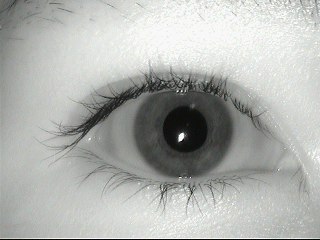
#> input picture data/MMU-Iris-Database/1/right/aevar1.bmp, 320 x 240 px; the run also reads 1 picture not shown here
$ jupyter execute IrisRecognition.ipynb
#> lines starting #> are read from the running program, lines starting #| are printed output that depends on the picture; after the words box and inside, x2 and y2 are one past the last pixel; in counts of white or black regions, pixels touching at a corner belong together; long printed decimals are rounded
[cell 1]
import cv2
import numpy as np
import matplotlib.pyplot as plt
from scipy.signal import convolve2d

# IRIS SEGMENTATION

[cell 2]
class IrisSegmenter:

    def __init__(self, image_path):

        self.image = cv2.imread(image_path)
#> self.image is the input picture: shape (240, 320, 3); mean B, G, R 174.8, 178.4, 176
        if self.image is None:
            raise ValueError("Cannot load image. Check the path.")

        self.gray = cv2.cvtColor(self.image, cv2.COLOR_BGR2GRAY)
        self.pupil_center = None
        self.pupil_radius = None
        self.iris_radius = None
        self.iris_center = None
        self.unwrapped_iris = None

    def plot_image(self, title, image, cmap='gray'):
        plt.figure(figsize=(6, 6))
        plt.title(title)
        plt.imshow(image, cmap=cmap)
        plt.axis('off')
        plt.show()

    def binarize(self, factor):

#> called with factor = 5
        h, w = self.gray.shape
        P = np.sum(self.gray) / (h * w)
#> P = 177.2
        threshold = P / factor
#> threshold = 35.44
        binary = (self.gray > threshold).astype(np.uint8) * 255
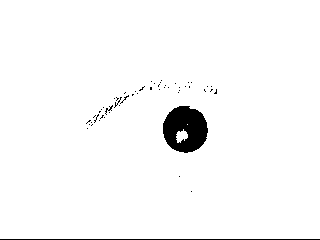
#> binary: shape (240, 320); 97.4% white; 52 black regions (49 under 20 px), largest, box (x1, y1, x2, y2) and area: (163, 106, 208, 153) 1535, (0, 239, 320, 240) 320, (105, 105, 113, 115) 23
        self.plot_image("Binarized Image", binary)
        return binary

    def clean_objects(self, binary_image):

        inverted = cv2.bitwise_not(binary_image)
#> inverted: shape (240, 320); 2.6% white; 52 white regions (49 under 20 px)
        contours, _ = cv2.findContours(inverted, cv2.RETR_EXTERNAL, cv2.CHAIN_APPROX_SIMPLE)
#> contours = 52 contours, 51 with area under 20; largest, box (x1, y1, x2, y2) and area: (163, 106, 208, 153) 1576

        if not contours:
            print("No contours found")
            return binary_image

        largest_contour = max(contours, key=cv2.contourArea)
#> largest_contour = contour of 72 points, box (x1, y1, x2, y2) (163, 106, 208, 153), area 1576
        largest_object = np.zeros_like(inverted)
        cv2.drawContours(largest_object, [largest_contour], -1, 255, -1)
#> largest_object: shape (240, 320); 2.1% white; 1 white region, box (x1, y1, x2, y2) and area: (163, 106, 208, 153) 1643
        cleaned = cv2.bitwise_not(largest_object)
        self.plot_image("Cleaned Objects", cleaned)
        return cleaned

    def clean_pupil(self, Xp):

        binary_pupil = self.binarize(Xp)
        kernel_small = cv2.getStructuringElement(cv2.MORPH_ELLIPSE, (3, 3))
        kernel_large = cv2.getStructuringElement(cv2.MORPH_ELLIPSE, (5, 5))
        cleaned = self.clean_objects(binary_pupil)

        cleaned = cv2.morphologyEx(cleaned, cv2.MORPH_CLOSE, kernel_large, iterations=2)
#> cleaned: shape (240, 320); 97.9% white; 1 black region, box (x1, y1, x2, y2) and area: (163, 106, 208, 153) 1634
        cleaned = cv2.erode(cleaned, kernel_small, iterations=2)
#> cleaned: shape (240, 320); 97.5% white; 1 black region, box (x1, y1, x2, y2) and area: (161, 104, 210, 155) 1904
        cleaned = cv2.dilate(cleaned, kernel_small, iterations=2)
        cleaned = cv2.medianBlur(cleaned, 5)
#> cleaned: shape (240, 320); 97.9% white; 1 black region, box (x1, y1, x2, y2) and area: (163, 106, 208, 153) 1632
        cleaned = cv2.morphologyEx(cleaned, cv2.MORPH_OPEN, kernel_large, iterations=2)
        self.plot_image("Cleaned Pupil", cleaned)
        return cleaned

    def detect_pupil(self, Xp, diff):

        clean = self.clean_pupil(Xp)

        h_proj = np.sum(clean, axis=1)
#> h_proj = 240 values, max 81600 at index 0, min 70125 at index 128, mean 79866
        v_proj = np.sum(clean, axis=0)
#> v_proj = 320 values, max 61200 at index 0, min 49215 at index 184, mean 59899.5

        self.show_projections(clean, h_proj, v_proj, "Pupil Projections")

        y_candidates = np.where(h_proj == np.min(h_proj))[0]
#> y_candidates = [128, 129, 130, 131, 132]
        x_candidates = np.where(v_proj == np.min(v_proj))[0]
#> x_candidates = [184, 185]

        y_center = int(np.median(y_candidates)) if len(y_candidates) > 0 else h_proj.shape[0] // 2
#> y_center = 130
        x_center = int(np.median(x_candidates)) if len(x_candidates) > 0 else v_proj.shape[0] // 2
#> x_center = 184
        self.pupil_center = (x_center, y_center)
#> self.pupil_center = (184, 130)

        h_diff = np.abs(np.diff(h_proj.astype(np.int64)))
#> h_diff = 239 values, max 2550 at index 151, min 0 at index 0, mean 96.03
        v_diff = np.abs(np.diff(v_proj.astype(np.int64)))
#> v_diff = 319 values, max 2805 at index 162, min 0 at index 0, mean 75.14

        h_edges = np.where(h_diff > np.max(h_diff) * diff)[0]
#> h_edges = [105, 106, 107, 108, 148, 149, 150, 151, 152]
        v_edges = np.where(v_diff > np.max(v_diff) * diff)[0]
#> v_edges = [162, 163, 164, 165, 166, 203, 204, 205, 206, 207]

        r_y = (h_edges[-1] - h_edges[0]) // 2 if len(h_edges) >= 2 else 0
#> r_y = 23
        r_x = (v_edges[-1] - v_edges[0]) // 2 if len(v_edges) >= 2 else 0
#> r_x = 22
        self.pupil_radius = (r_x + r_y) // 2
#> self.pupil_radius = 22

    def clean_iris(self, Xi):

        binary_iris = self.binarize(Xi)
        kernel_large = cv2.getStructuringElement(cv2.MORPH_ELLIPSE, (9, 9))

        cleaned = self.clean_objects(binary_iris)
#> in clean_objects (call 2), `contours, _ = cv2.findContours(inverted, cv2.RETR_EXTERNAL, cv2.CHAIN_..`: contours = 44 contours, 43 with area under 20; largest, box (x1, y1, x2, y2) and area: (74, 78, 233, 178) 7596

        cleaned = cv2.morphologyEx(cleaned, cv2.MORPH_CLOSE, kernel_large, iterations=2)
#> cleaned: shape (240, 320); 91.2% white; 1 black region, box (x1, y1, x2, y2) and area: (136, 85, 232, 177) 6753
        cleaned = cv2.morphologyEx(cleaned, cv2.MORPH_OPEN, kernel_large, iterations=2)
#> cleaned: shape (240, 320); 91.2% white; 1 black region, box (x1, y1, x2, y2) and area: (136, 85, 232, 177) 6767
        self.plot_image("Cleaned Iris", cleaned)
        return cleaned

    def detect_iris(self, Xi, diff):

        clean = self.clean_iris(Xi)

        h_proj = np.sum(clean, axis=1)
#> h_proj = 240 values, max 81600 at index 0, min 57120 at index 122, mean 74410.1
        v_proj = np.sum(clean, axis=0)
#> v_proj = 320 values, max 61200 at index 0, min 38505 at index 186, mean 55807.5

        self.show_projections(clean, h_proj, v_proj, "Iris Projections")

        d45_proj = np.sum(np.rot90(clean, k=1), axis=1)
#> d45_proj = 320 values, max 61200 at index 0, min 38505 at index 126, mean 55807.5
        d135_proj = np.sum(np.rot90(clean, k=3), axis=1)
#> d135_proj has the same summary as v_proj

        y_indices = np.arange(len(h_proj))
#> y_indices = 240 values from 0 to 239
        x_indices = np.arange(len(v_proj))
#> x_indices = 320 values from 0 to 319

        y_center = int(np.sum(y_indices * h_proj) / np.sum(h_proj)) if np.sum(h_proj) > 0 else clean.shape[0] // 2
#> y_center = 118
        x_center = int(np.sum(x_indices * v_proj) / np.sum(v_proj)) if np.sum(v_proj) > 0 else clean.shape[1] // 2
#> x_center = 157

        self.iris_center = (x_center, y_center)
#> self.iris_center = (157, 118)

        h_diff = np.abs(np.diff(h_proj.astype(np.int64)))
#> h_diff = 239 values, max 3060 at index 90, min 0 at index 0, mean 204.9
        v_diff = np.abs(np.diff(v_proj.astype(np.int64)))
#> v_diff = 319 values, max 5355 at index 135, min 0 at index 0, mean 142.3
        d45_diff = np.abs(np.diff(d45_proj.astype(np.int64)))
#> d45_diff = 319 values, max 5355 at index 183, min 0 at index 0, mean 142.3
        d135_diff = np.abs(np.diff(d135_proj.astype(np.int64)))
#> d135_diff has the same summary as v_diff

        h_edges = np.where(h_diff > np.max(h_diff) * diff)[0]
#> h_edges = [84, 85, 86, 89, 90, 91, 92, 93, 161, 168, 169, 170, 172, 173, 174, 175]
        v_edges = np.where(v_diff > np.max(v_diff) * diff)[0]
#> v_edges = [135, 137, 230, 231]
        d45_edges = np.where(d45_diff > np.max(d45_diff) * diff)[0]
#> d45_edges = [87, 88, 181, 183]
        d135_edges = np.where(d135_diff > np.max(d135_diff) * diff)[0]
#> d135_edges = [135, 137, 230, 231]

        r_h = (h_edges[-1] - h_edges[0]) // 2 if len(h_edges) >= 2 else 0
#> r_h = 45
        r_v = (v_edges[-1] - v_edges[0]) // 2 if len(v_edges) >= 2 else 0
#> r_v = 48
        r_45 = (d45_edges[-1] - d45_edges[0]) // 2 if len(d45_edges) >= 2 else 0
#> r_45 = 48
        r_135 = (d135_edges[-1] - d135_edges[0]) // 2 if len(d135_edges) >= 2 else 0
#> r_135 = 48

        r = int(np.mean([r_h, r_v, r_45, r_135]))
#> r = 47

        self.iris_radius = r
#> self.iris_radius = 47
        self.iris_center = (x_center, y_center)


    def draw_contour(self):

        output = self.image.copy()
        cv2.circle(output, self.pupil_center, self.pupil_radius, (57, 255, 10), 1)
        cv2.circle(output, self.pupil_center, self.iris_radius, (255, 0, 0), 1)
        self.plot_image("Contours Drawn", output)
        return output


    def unwrap_iris(self, output_shape=(128, 512)):

#> called with output_shape = (128, 512)
        height, width = output_shape
        unwrapped = np.zeros(output_shape, dtype=np.uint8)

        cx, cy = self.pupil_center
#> cx = 184; cy = 130

        for y in range(height):
            for x in range(width):
                theta = 2 * np.pi * x / width
                r = self.pupil_radius + (self.iris_radius - self.pupil_radius) * y / height

                xi = int(cx + r * np.cos(theta))
                yi = int(cy + r * np.sin(theta))

                if 0 <= xi < self.gray.shape[1] and 0 <= yi < self.gray.shape[0]:
                    unwrapped[y, x] = self.gray[yi, xi]

        self.plot_image("Unwrapped Iris", unwrapped)
        self.unwrapped_iris = unwrapped
        return unwrapped


    def extract_bands(self ):

        height, width = self.unwrapped_iris.shape
        band_height = height // 8

        bands = []
        masks = []
        masked_bands = []

        for i in range(8):

            band_start = i * band_height
            band_end = min((i + 1) * band_height, height)
            band = self.unwrapped_iris[band_start:band_end, :]

            mask = np.ones_like(band, dtype=bool)

            if i < 4:
                bottom_center = 3 * width // 4
                sector_width = int(width * (30 / 360))
                start_idx = (bottom_center - sector_width // 2) % width
                end_idx = (bottom_center + sector_width // 2) % width

                if start_idx < end_idx:
                    mask[:, start_idx:end_idx] = False
                else:
                    mask[:, start_idx:] = False
                    mask[:, :end_idx] = False

            elif i < 6:
                included_angle = 226
                half_included = included_angle / 2

                start_angle = (90 - half_included) % 360
                end_angle = (90 + half_included) % 360

                start_idx = int(start_angle * width / 360)
                end_idx = int(end_angle * width / 360)

                temp_mask = np.zeros_like(mask)

                if start_idx < end_idx:
                    temp_mask[:, start_idx:end_idx] = True
                else:
                    temp_mask[:, start_idx:] = True
                    temp_mask[:, :end_idx] = True

                mask = temp_mask

            else:
                included_angle = 180
                half_included = included_angle / 2

                start_angle = (90 - half_included) % 360
                end_angle = (90 + half_included) % 360

                start_idx = int(start_angle * width / 360)
                end_idx = int(end_angle * width / 360)

                temp_mask = np.zeros_like(mask)

                if start_idx < end_idx:
                    temp_mask[:, start_idx:end_idx] = True
                else:
                    temp_mask[:, start_idx:] = True
                    temp_mask[:, :end_idx] = True

                mask = temp_mask


            masked_band = np.where(mask, band, 0)
            masked_bands.append(masked_band)

            self.plot_image(f"Band {i+1}", masked_band)
            bands.append(band)
            masks.append(mask)
#> after the loop, bands = 8 items; masked_bands = 8 items; masks = 8 items

        stack = np.vstack(masked_bands)
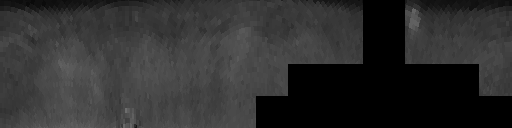
#> stack: shape (128, 512); min 0, max 109, mean 46.6
        self.plot_image("Stacked Bands", stack)


    def show_projections(self, img, horizontal_projection, vertical_projection, object):

        fig = plt.figure(figsize=(12, 8))

        ax1 = plt.subplot2grid((2, 2), (0, 0))
        ax1.imshow(img, cmap='gray')
        ax1.set_title('Detected object')
        ax1.axis('off')

        ax2 = plt.subplot2grid((2, 2), (0, 1))
        ax2.plot(horizontal_projection[::-1], np.arange(len(horizontal_projection)), color='#ff073a')
        ax2.set_title('Horizontal projection')
        ax2.set_ylabel('Row (y)')
        ax2.set_xlabel('Brightness sum')
        ax2.invert_yaxis()
        ax2.invert_xaxis()
        ax2.grid(True)

        ax3 = plt.subplot2grid((2, 2), (1, 0))
        ax3.plot(np.arange(len(vertical_projection)), vertical_projection, color='#ff073a')
        ax3.set_title('Vertical projection')
        ax3.set_xlabel('Column (x)')
        ax3.set_ylabel('Brightness sum')
        ax3.grid(True)

        ax4 = plt.subplot2grid((2, 2), (1, 1))
        ax4.axis('off')
        ax4.text(0.5, 0.5, f'{object}', ha='center', va='center', fontsize=12)

        plt.tight_layout()
        plt.show()


    def process(self, Xi, Xp, diff=0.3):

        self.detect_pupil(Xp, diff)
        self.detect_iris(Xi, diff)
        self.draw_contour()
        self.unwrap_iris()
        self.extract_bands()

# IRIS RECOGNITION / COMPARISON / CODING

[cell 3]
class IrisRecognizer:
    def __init__(self, unwrapped_iris):
        self.unwrapped_iris = unwrapped_iris
        self.iris_code = None
        self.iris_mask = None


    def set_gabor_parameters(self, frequency):
        self.gabor_frequency = frequency
        self.gabor_sigma = 0.5 * (np.pi * frequency)


    def gabor_kernel(self, size):
        x = np.linspace(-size//2, size//2, size)
        y = np.linspace(-size//2, size//2, size)
        X, Y = np.meshgrid(x, y)

        theta = 0
        X_theta = X * np.cos(theta) + Y * np.sin(theta)

        envelope = np.exp(-0.5 * ((X**2 + Y**2)/(self.gabor_sigma**2)))
        carrier = np.exp(1j * (2 * np.pi * self.gabor_frequency * X_theta))

        return envelope * carrier


    def apply_gabor_filters(self, img_band, size):
        gabor = self.gabor_kernel(size)
        real_part = convolve2d(img_band, np.real(gabor), mode='same', boundary='wrap')
        imag_part = convolve2d(img_band, np.imag(gabor), mode='same', boundary='wrap')
        return real_part + 1j * imag_part


    def quantize_response(self, response):
        real = np.real(response)
        imag = np.imag(response)
        bit1 = (real >= 0).astype(np.uint8)
        bit2 = (imag >= 0).astype(np.uint8)
        return np.stack([bit1, bit2], axis=-1)


    def create_band_mask(self, width, band_idx):
        mask = np.ones(width, dtype=bool)

        if band_idx < 4:
            exclusion_center = 3 * width // 4
            exclusion_width = int(width * 30/360)
            start = (exclusion_center - exclusion_width//2) % width
            end = (exclusion_center + exclusion_width//2) % width

            if start < end:
                mask[start:end] = False
            else:
                mask[start:] = False
                mask[:end] = False

        elif band_idx < 6:
            mask.fill(False)
            sector_width = int(width * 226/360)
            start = (width - sector_width) // 2
            end = start + sector_width
            mask[start:end] = True

        else:
            mask.fill(False)
            sector_width = width // 2
            start = (width - sector_width) // 2
            end = start + sector_width
            mask[start:end] = True

        return mask


    def process_iris(self, frequency=np.pi, kernel_size=64):
#> called with frequency = 3.14, kernel_size = 50
        self.set_gabor_parameters(frequency)
        height, width = self.unwrapped_iris.shape
        band_height = height // 8
        all_codes = []
        all_masks = []

        for band_idx in range(8):
            band = self.unwrapped_iris[band_idx*band_height:(band_idx+1)*band_height, :]
            mask = self.create_band_mask(width, band_idx)

            response = self.apply_gabor_filters(band, kernel_size)
            quantized = self.quantize_response(response)

            band_code = quantized.reshape(-1, 2)
            band_mask = np.repeat(mask, band_height * 2)

            all_codes.append(band_code)
            all_masks.append(band_mask)
#> after the loop, all_codes = 8 items; all_masks = 8 items

        self.iris_code = np.concatenate(all_codes).flatten()
        self.iris_mask = np.concatenate(all_masks)

        return self.iris_code, self.iris_mask


    def hamming_distance(self, other_recognizer, max_shift=8):

        min_distance = 1.0

        for shift in range(-max_shift, max_shift+1):
            shifted_code = np.roll(other_recognizer.iris_code, shift*2)
            shifted_mask = np.roll(other_recognizer.iris_mask, shift*2)

            combined_mask = self.iris_mask & shifted_mask
            valid_bits = np.sum(combined_mask)

            if valid_bits == 0:
                continue

            diff = np.logical_xor(self.iris_code, shifted_code)
            masked_diff = diff & combined_mask
            distance = np.sum(masked_diff) / valid_bits

            if distance < min_distance:
                min_distance = distance

        return min_distance


    def visualize_iris_code(self, rows=16, cols=128):

#> called with rows = 16, cols = 128
        total_bits = len(self.iris_code)
#> total_bits = 131072
        if rows * cols > total_bits:
            padding = np.zeros(rows*cols - total_bits, dtype=np.uint8)
            visualized_code = np.concatenate([self.iris_code, padding])
        else:
            visualized_code = self.iris_code[:rows*cols]
#> visualized_code = 2048 values, max 1 at index 0, min 0 at index 1, mean 0.506

        img = visualized_code.reshape(rows, cols)

        plt.figure(figsize=(12, 3))
        plt.title('Iris Code Visualization')
        plt.imshow(img, cmap='gray')
        plt.axis('off')
        plt.show()
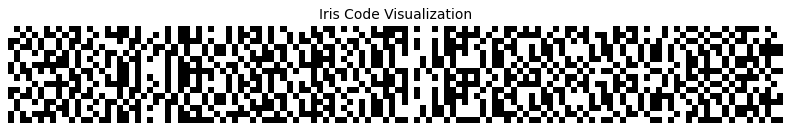
#> figure drawn by matplotlib, 1 panel

# EXPERIMENTS

**Iris detection**

[cell 4]
processor = IrisSegmenter("./data/MMU-Iris-Database/1/right/aevar1.bmp")
processor.process(Xi=2.2, Xp=5.0)

**Iris code**

[cell 5]
coder = IrisRecognizer(processor.unwrapped_iris)
coder.process_iris(kernel_size=50, frequency=np.pi)
coder.visualize_iris_code()

**Let's compare iris form the same image**

[cell 6]
coder.hamming_distance(coder, max_shift=8)
#> the loop in hamming_distance, `for shift in range(-max_shift, max_shift+1):` made 17 passes
#> (valid_bits, distance, min_distance) on passes 1, 3, 4, 9: (96944, 0.63, 0.63), (96980, 0.435, 0.435), (96998, 0.226, 0.226), (97088, 0, 0)
#> after the loop in hamming_distance, `for shift in range(-max_shift, max_shift+1):`: min_distance = 0
#> Out = 0

**Let's add different image of the same iris**

[cell 7]
processor2 = IrisSegmenter("./data/MMU-Iris-Database/1/right/aevar2.bmp")
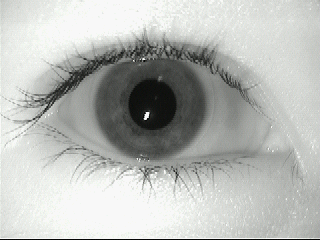
#> input picture data/MMU-Iris-Database/1/right/aevar2.bmp, 320 x 240 px
#> in __init__, self.image is the input picture: shape (240, 320, 3); mean B, G, R 182.8, 186.2, 184
processor2.process(Xi=2.2, Xp=5.0)
#> in clean_objects (call 3), `contours, _ = cv2.findContours(inverted, cv2.RETR_EXTERNAL, cv2.CHAIN_..`: contours = 54 contours, 53 with area under 20; largest, box (x1, y1, x2, y2) and area: (128, 78, 177, 130) 1864
#> call 2 of clean_iris, with Xi = 2.2
#> call 4 of binarize, with factor = 2.2
#> in binarize (call 4), `threshold = P / factor`: threshold = 84.13
#> in binarize (call 4), `binary = (self.gray > threshold).astype(np.uint8) * 255`:
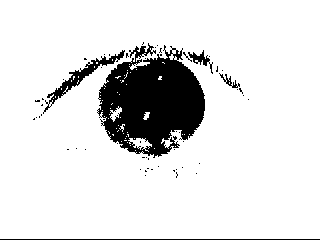
#> binary: shape (240, 320); 88% white; 58 black regions (53 under 20 px), largest, box (x1, y1, x2, y2) and area: (97, 43, 205, 158) 7775, (43, 50, 125, 114) 706, (0, 239, 320, 240) 320, (188, 50, 213, 74) 167, (219, 73, 240, 88) 87
#> in clean_objects (call 4), `contours, _ = cv2.findContours(inverted, cv2.RETR_EXTERNAL, cv2.CHAIN_..`: contours = 56 contours, 52 with area under 20; largest, box (x1, y1, x2, y2) and area: (97, 43, 205, 158) 7880, (43, 50, 125, 114) 608, (188, 50, 213, 74) 118, (219, 73, 240, 88) 48
#> in clean_objects (call 4), `largest_contour = max(contours, key=cv2.contourArea)`: largest_contour = contour of 542 points, box (x1, y1, x2, y2) (97, 43, 205, 158), area 7880
#> in clean_objects (call 4), `cv2.drawContours(largest_object, [largest_contour], -1, 255, -1)`:
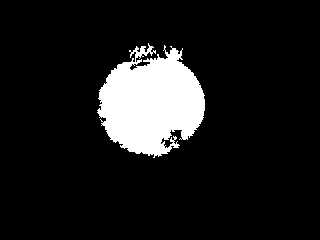
#> largest_object: shape (240, 320); 10.7% white; 1 white region, box (x1, y1, x2, y2) and area: (97, 43, 205, 158) 8252
#> in clean_iris (call 2), `cleaned = cv2.morphologyEx(cleaned, cv2.MORPH_CLOSE, kernel_large, ite..`:
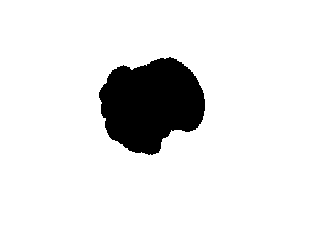
#> cleaned: shape (240, 320); 90.3% white; 1 black region, box (x1, y1, x2, y2) and area: (99, 57, 205, 155) 7415
#> call 4 of show_projections, with horizontal_projection = array of shape (240,), vertical_projection = array of shape (320,), object = 'Iris Projections'
#> in show_projections (call 4), `plt.show()`:
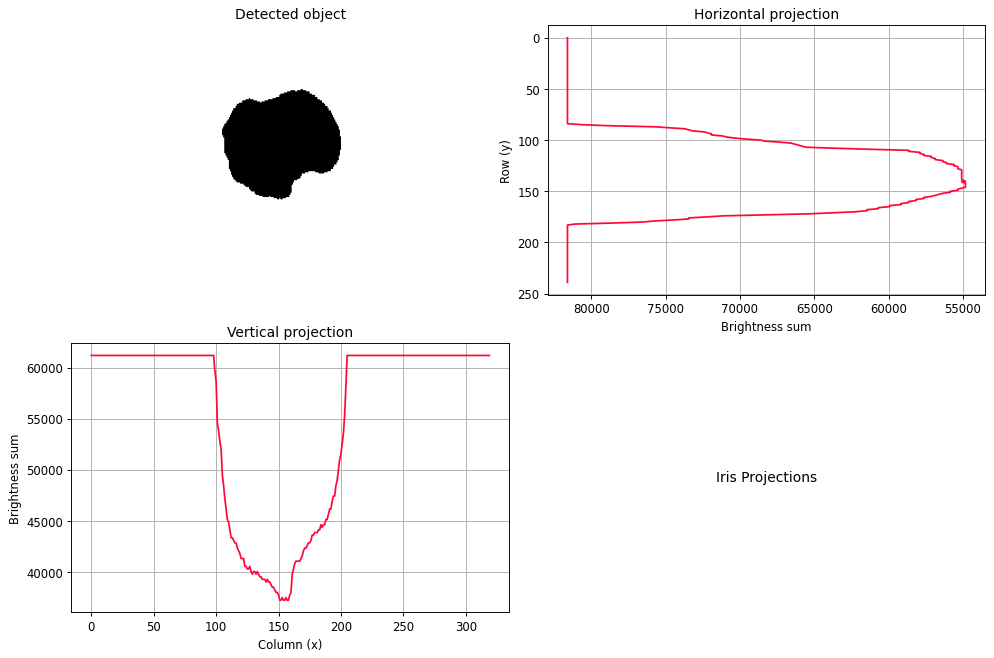
#> figure drawn by matplotlib, 3 panels; panel 3: curve peaks at x = 0, y = 61200
#> call 2 of unwrap_iris, with output_shape = (128, 512)
#> in unwrap_iris (call 2), `cx, cy = self.pupil_center`: cx = 150; cy = 104
#> after the loop in unwrap_iris (call 2), `for y in range(height):`:
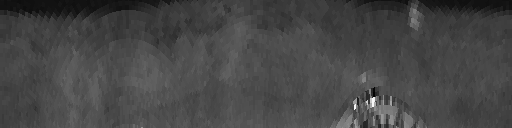
#> unwrapped: shape (128, 512); min 2, max 248, mean 70.3
#> the loop in extract_bands (call 2), `for i in range(8): ` made 8 passes
#> pass 2, in plot_image (call 27), `plt.show()`:
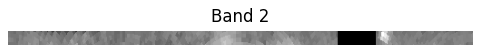
#> figure drawn by matplotlib, 1 panel

[cell 8]
coder2 = IrisRecognizer(processor2.unwrapped_iris)
coder2.process_iris(kernel_size=50, frequency=np.pi)
coder2.visualize_iris_code()

**Comparison**

[cell 9]
coder.hamming_distance(coder2, max_shift=8)
#> the loop in hamming_distance (call 2), `for shift in range(-max_shift, max_shift+1):` made 17 passes
#> (valid_bits, distance, min_distance) on pass 1: (96944, 0.449, 0.449)
#> Out = 0.449

**Let's check other eyes**

[cell 10]
processor3 = IrisSegmenter("./data/MMU-Iris-Database/24/left/ngkokwhyl2.bmp")
processor3.process(Xi=1.623, Xp=5.0)
#> in clean_objects (call 5), `contours, _ = cv2.findContours(inverted, cv2.RETR_EXTERNAL, cv2.CHAIN_..`: contours = 8 contours, 7 with area under 20; largest, box (x1, y1, x2, y2) and area: (140, 97, 187, 145) 1697
#> in clean_objects (call 6), `contours, _ = cv2.findContours(inverted, cv2.RETR_EXTERNAL, cv2.CHAIN_..`: contours = 49 contours, 47 with area under 20; largest, box (x1, y1, x2, y2) and area: (115, 68, 299, 169) 8110, (258, 131, 267, 141) 23

[cell 11]
coder3 = IrisRecognizer(processor3.unwrapped_iris)
coder3.process_iris(kernel_size=50, frequency=np.pi)
coder3.visualize_iris_code()

[cell 12]
print(coder.hamming_distance(coder2, max_shift=8)) # dla aevar1 i aevar2
#| 0.449
print(coder3.hamming_distance(coder, max_shift=8)) # dla aevar1 i ngkokwhyl2
#| 0.4782
print(coder3.hamming_distance(coder2, max_shift=8)) # dla aevar2 i ngkokwhyl2
#| 0.4713
